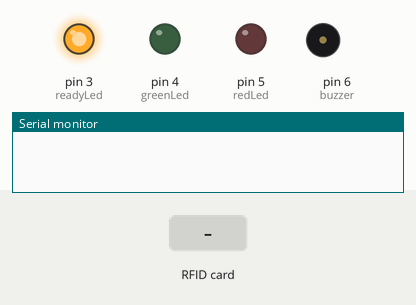
This sketch was run on a simulated Arduino Uno, built with avr-gcc and run on an emulated ATmega328P. Parts: output pins drawn as LEDs (lit = HIGH), buzzer (waves = sounding), the last lines printed to the serial monitor. The test bench sets the inputs (shaded band).

Above: at 1.7 s.
1.8 s: RFID card 47 33 11 4E held to the reader
At 1.81 s:
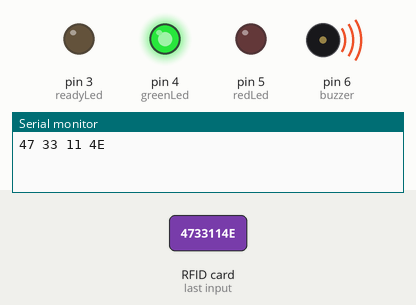
At 2.8 s:
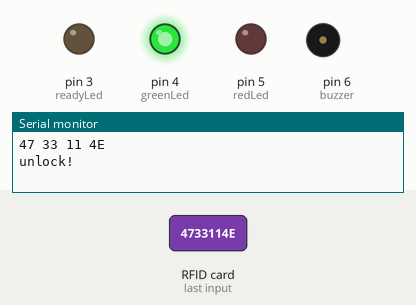
4.8 s: RFID card 5E 7A 19 C4 held to the reader
At 6.1 s:
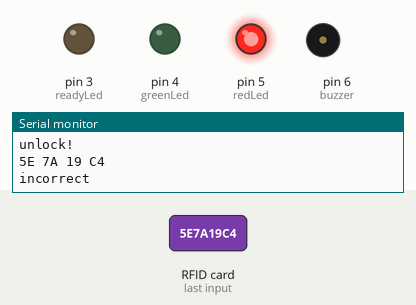
Timing chart, 0 to 8.3 s (numbered marks = the images above; inputs shaded):
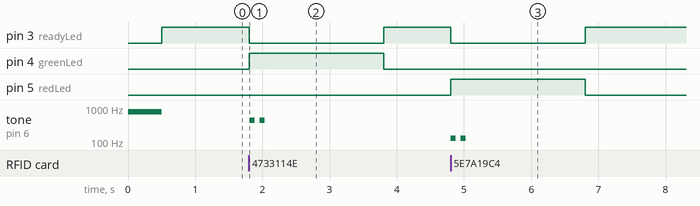

Measured:
- after the input at 1.8 s, pin 3 (readyLed): HIGH → LOW at once, → HIGH 2.0 s later; pin 4 (greenLed): LOW → HIGH at once, → LOW 2.0 s later; tone on pin 6 (buzzer): alternates 440 Hz for 0.08 s and silent for 0.08 s, 4 changes in all, then stays silent, starting at once
- after the input at 4.8 s, pin 3 (readyLed): HIGH → LOW at once, → HIGH 2.0 s later; pin 5 (redLed): LOW → HIGH at once, → LOW 2.0 s later; tone on pin 6 (buzzer): alternates 131 Hz for 0.08 s and silent for 0.08 s, 4 changes in all, then stays silent, starting at once

The sketch:

arduino_door_lock.ino
```cpp
/*
Code for Arduino hotel door model
for RITSEC Imagine 2023 exhibition
by Cayden Wright
*/
#include <SPI.h>
#include <PN532_SPI.h>
#include <PN532.h>
#include <NfcAdapter.h>
PN532_SPI interface(SPI, 10);            // create a PN532 SPI interface with the SPI CS terminal located at digital pin 10
NfcAdapter nfc = NfcAdapter(interface);  // create an NFC adapter object
String tagId = "None";
// byte nuidPICC[4];

int redLed = 5;
int greenLed = 4;
int readyLed = 3;
int buzzer = 6;

void doubleBeep(unsigned int freq) {
  tone(buzzer, freq);
  delay(75);
  noTone(buzzer);
  delay(75);
  tone(buzzer, freq);
  delay(75);
  noTone(buzzer);
}

void setup(void) {
  pinMode(redLed, OUTPUT);
  pinMode(greenLed, OUTPUT);
  pinMode(buzzer, OUTPUT);
  pinMode(readyLed, OUTPUT);
  Serial.begin(9600);
  nfc.begin();
  tone(buzzer, 775);
  delay(500);
  noTone(buzzer);
  digitalWrite(buzzer, LOW);
  digitalWrite(readyLed, HIGH);
}

void loop() {
  // Serial.println("run nfc function");
  if (nfc.tagPresent()) {
    // Serial.println("tag is present");
    digitalWrite(readyLed, LOW);
    NfcTag tag = nfc.read();
    Serial.println(tag.getUidString());
    if(tag.getUidString()=="47 33 11 4E"){
      Serial.println("unlock!");
      digitalWrite(greenLed, HIGH);
      doubleBeep(440);
      delay(1775);
      digitalWrite(greenLed, LOW);
    }
    else{
      Serial.println("incorrect");
      digitalWrite(redLed, HIGH);
      doubleBeep(131);
      delay(1775);
      digitalWrite(redLed, LOW);
    }
    digitalWrite(readyLed, HIGH);
  }
}
```
